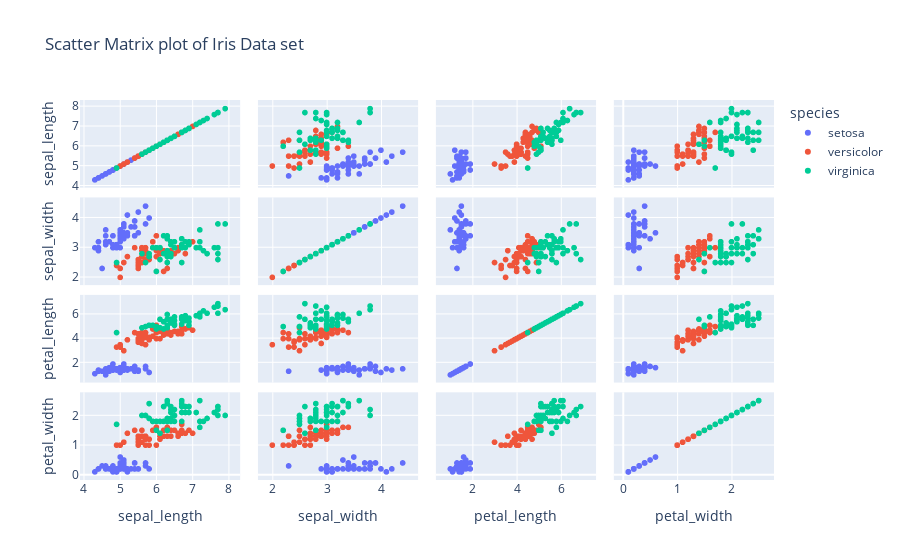

Here is the notebook cell this chart was saved with:
### Markdown cell above
Q4. Using the iris dataset in the Plotly library, Plot a scatter matrix plot, using the "species" column for
the color parameter.

Note: Use "sepal_length", "sepal_width", "petal_length", "petal_width" columns only with the
dimensions parameter.

### Code cell
import plotly.express as px
# Load iris Dataset from plotly Express
iris_data = px.data.iris()

# Create the scatter matrix plot
scatter_matrix = px.scatter_matrix(iris_data , 
                                  dimensions=["sepal_length" , "sepal_width" ,"petal_length" , "petal_width"],
                                  color="species" ,
                                  title="Scatter Matrix plot of Iris Data set")
# show the plot
scatter_matrix.show()

### Figure 1 — Plotly figure (JSON) as saved in the notebook; plotly's stock layout.template omitted (floating-point values rounded to 4 significant figures)
{"data": [{"dimensions": [{"axis": {"matches": true}, "label": "sepal_length", "values": [5.1, 4.9, 4.7, 4.6, 5, 5.4, 4.6, 5, 4.4, 4.9, 5.4, 4.8, 4.8, 4.3, 5.8, 5.7, 5.4, 5.1, 5.7, 5.1, 5.4, 5.1, 4.6, 5.1, 4.8, 5, 5, 5.2, 5.2, 4.7, 4.8, 5.4, 5.2, 5.5, 4.9, 5, 5.5, 4.9, 4.4, 5.1, 5, 4.5, 4.4, 5, 5.1, 4.8, 5.1, 4.6, 5.3, 5]}, {"axis": {"matches": true}, "label": "sepal_width", "values": [3.5, 3, 3.2, 3.1, 3.6, 3.9, 3.4, 3.4, 2.9, 3.1, 3.7, 3.4, 3, 3, 4, 4.4, 3.9, 3.5, 3.8, 3.8, 3.4, 3.7, 3.6, 3.3, 3.4, 3, 3.4, 3.5, 3.4, 3.2, 3.1, 3.4, 4.1, 4.2, 3.1, 3.2, 3.5, 3.1, 3, 3.4, 3.5, 2.3, 3.2, 3.5, 3.8, 3, 3.8, 3.2, 3.7, 3.3]}, {"axis": {"matches": true}, "label": "petal_length", "values": [1.4, 1.4, 1.3, 1.5, 1.4, 1.7, 1.4, 1.5, 1.4, 1.5, 1.5, 1.6, 1.4, 1.1, 1.2, 1.5, 1.3, 1.4, 1.7, 1.5, 1.7, 1.5, 1, 1.7, 1.9, 1.6, 1.6, 1.5, 1.4, 1.6, 1.6, 1.5, 1.5, 1.4, 1.5, 1.2, 1.3, 1.5, 1.3, 1.5, 1.3, 1.3, 1.3, 1.6, 1.9, 1.4, 1.6, 1.4, 1.5, 1.4]}, {"axis": {"matches": true}, "label": "petal_width", "values": [0.2, 0.2, 0.2, 0.2, 0.2, 0.4, 0.3, 0.2, 0.2, 0.1, 0.2, 0.2, 0.1, 0.1, 0.2, 0.4, 0.4, 0.3, 0.3, 0.3, 0.2, 0.4, 0.2, 0.5, 0.2, 0.2, 0.4, 0.2, 0.2, 0.2, 0.2, 0.4, 0.1, 0.2, 0.1, 0.2, 0.2, 0.1, 0.2, 0.2, 0.3, 0.3, 0.2, 0.6, 0.4, 0.3, 0.2, 0.2, 0.2, 0.2]}], "hovertemplate": "species=setosa<br>%{xaxis.title.text}=%{x}<br>%{yaxis.title.text}=%{y}<extra></extra>", "legendgroup": "setosa", "marker": {"color": "#636efa", "symbol": "circle"}, "name": "setosa", "showlegend": true, "type": "splom"}, {"dimensions": [{"axis": {"matches": true}, "label": "sepal_length", "values": [7, 6.4, 6.9, 5.5, 6.5, 5.7, 6.3, 4.9, 6.6, 5.2, 5, 5.9, 6, 6.1, 5.6, 6.7, 5.6, 5.8, 6.2, 5.6, 5.9, 6.1, 6.3, 6.1, 6.4, 6.6, 6.8, 6.7, 6, 5.7, 5.5, 5.5, 5.8, 6, 5.4, 6, 6.7, 6.3, 5.6, 5.5, 5.5, 6.1, 5.8, 5, 5.6, 5.7, 5.7, 6.2, 5.1, 5.7]}, {"axis": {"matches": true}, "label": "sepal_width", "values": [3.2, 3.2, 3.1, 2.3, 2.8, 2.8, 3.3, 2.4, 2.9, 2.7, 2, 3, 2.2, 2.9, 2.9, 3.1, 3, 2.7, 2.2, 2.5, 3.2, 2.8, 2.5, 2.8, 2.9, 3, 2.8, 3, 2.9, 2.6, 2.4, 2.4, 2.7, 2.7, 3, 3.4, 3.1, 2.3, 3, 2.5, 2.6, 3, 2.6, 2.3, 2.7, 3, 2.9, 2.9, 2.5, 2.8]}, {"axis": {"matches": true}, "label": "petal_length", "values": [4.7, 4.5, 4.9, 4, 4.6, 4.5, 4.7, 3.3, 4.6, 3.9, 3.5, 4.2, 4, 4.7, 3.6, 4.4, 4.5, 4.1, 4.5, 3.9, 4.8, 4, 4.9, 4.7, 4.3, 4.4, 4.8, 5, 4.5, 3.5, 3.8, 3.7, 3.9, 5.1, 4.5, 4.5, 4.7, 4.4, 4.1, 4, 4.4, 4.6, 4, 3.3, 4.2, 4.2, 4.2, 4.3, 3, 4.1]}, {"axis": {"matches": true}, "label": "petal_width", "values": [1.4, 1.5, 1.5, 1.3, 1.5, 1.3, 1.6, 1, 1.3, 1.4, 1, 1.5, 1, 1.4, 1.3, 1.4, 1.5, 1, 1.5, 1.1, 1.8, 1.3, 1.5, 1.2, 1.3, 1.4, 1.4, 1.7, 1.5, 1, 1.1, 1, 1.2, 1.6, 1.5, 1.6, 1.5, 1.3, 1.3, 1.3, 1.2, 1.4, 1.2, 1, 1.3, 1.2, 1.3, 1.3, 1.1, 1.3]}], "hovertemplate": "species=versicolor<br>%{xaxis.title.text}=%{x}<br>%{yaxis.title.text}=%{y}<extra></extra>", "legendgroup": "versicolor", "marker": {"color": "#EF553B", "symbol": "circle"}, "name": "versicolor", "showlegend": true, "type": "splom"}, {"dimensions": [{"axis": {"matches": true}, "label": "sepal_length", "values": [6.3, 5.8, 7.1, 6.3, 6.5, 7.6, 4.9, 7.3, 6.7, 7.2, 6.5, 6.4, 6.8, 5.7, 5.8, 6.4, 6.5, 7.7, 7.7, 6, 6.9, 5.6, 7.7, 6.3, 6.7, 7.2, 6.2, 6.1, 6.4, 7.2, 7.4, 7.9, 6.4, 6.3, 6.1, 7.7, 6.3, 6.4, 6, 6.9, 6.7, 6.9, 5.8, 6.8, 6.7, 6.7, 6.3, 6.5, 6.2, 5.9]}, {"axis": {"matches": true}, "label": "sepal_width", "values": [3.3, 2.7, 3, 2.9, 3, 3, 2.5, 2.9, 2.5, 3.6, 3.2, 2.7, 3, 2.5, 2.8, 3.2, 3, 3.8, 2.6, 2.2, 3.2, 2.8, 2.8, 2.7, 3.3, 3.2, 2.8, 3, 2.8, 3, 2.8, 3.8, 2.8, 2.8, 2.6, 3, 3.4, 3.1, 3, 3.1, 3.1, 3.1, 2.7, 3.2, 3.3, 3, 2.5, 3, 3.4, 3]}, {"axis": {"matches": true}, "label": "petal_length", "values": [6, 5.1, 5.9, 5.6, 5.8, 6.6, 4.5, 6.3, 5.8, 6.1, 5.1, 5.3, 5.5, 5, 5.1, 5.3, 5.5, 6.7, 6.9, 5, 5.7, 4.9, 6.7, 4.9, 5.7, 6, 4.8, 4.9, 5.6, 5.8, 6.1, 6.4, 5.6, 5.1, 5.6, 6.1, 5.6, 5.5, 4.8, 5.4, 5.6, 5.1, 5.1, 5.9, 5.7, 5.2, 5, 5.2, 5.4, 5.1]}, {"axis": {"matches": true}, "label": "petal_width", "values": [2.5, 1.9, 2.1, 1.8, 2.2, 2.1, 1.7, 1.8, 1.8, 2.5, 2, 1.9, 2.1, 2, 2.4, 2.3, 1.8, 2.2, 2.3, 1.5, 2.3, 2, 2, 1.8, 2.1, 1.8, 1.8, 1.8, 2.1, 1.6, 1.9, 2, 2.2, 1.5, 1.4, 2.3, 2.4, 1.8, 1.8, 2.1, 2.4, 2.3, 1.9, 2.3, 2.5, 2.3, 1.9, 2, 2.3, 1.8]}], "hovertemplate": "species=virginica<br>%{xaxis.title.text}=%{x}<br>%{yaxis.title.text}=%{y}<extra></extra>", "legendgroup": "virginica", "marker": {"color": "#00cc96", "symbol": "circle"}, "name": "virginica", "showlegend": true, "type": "splom"}], "layout": {"dragmode": "select", "legend": {"title": {"text": "species"}, "tracegroupgap": 0}, "title": {"text": "Scatter Matrix plot of Iris Data set"}}}
